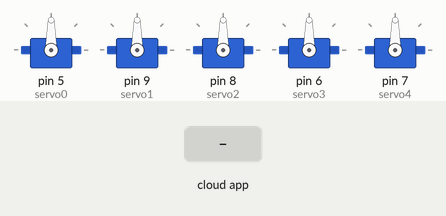
This sketch was run on a simulated Arduino Uno, built with avr-gcc and run on an emulated ATmega328P. On the bench: 5 × servo. The test bench sets the inputs (shaded band). The ROS host is connected and sends only what is stated.

Above: at 1.2 s.
1.3 s: the phone or cloud app sets servo0 to 0
At 2.2 s:
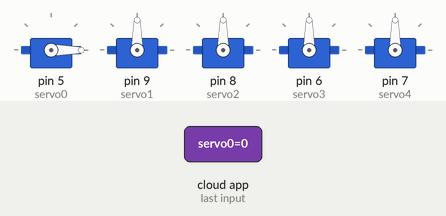
2.8 s: the phone or cloud app sets servo1 to 0
At 3.4 s:
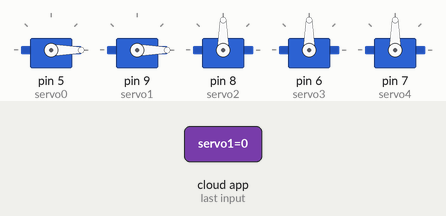
4.3 s: the phone or cloud app sets servo2 to 0
At 5.5 s:
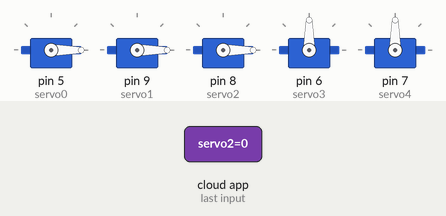
5.8 s: the phone or cloud app sets servo3k to 0
At 6.8 s:
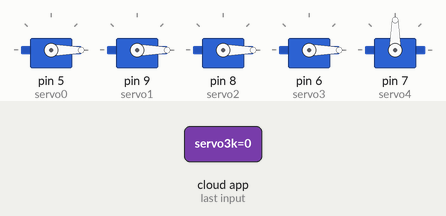
7.3 s: the phone or cloud app sets servo4 to 0
At 8.0 s:
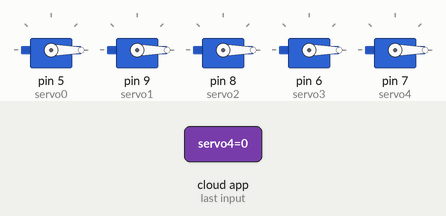
8.8 s: the phone or cloud app sets servo0 to 45
At 9.2 s:
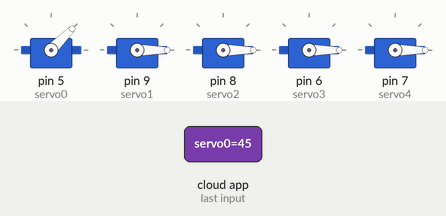
Timing chart, 0 to 11.3 s (numbered marks = the images above; inputs shaded):
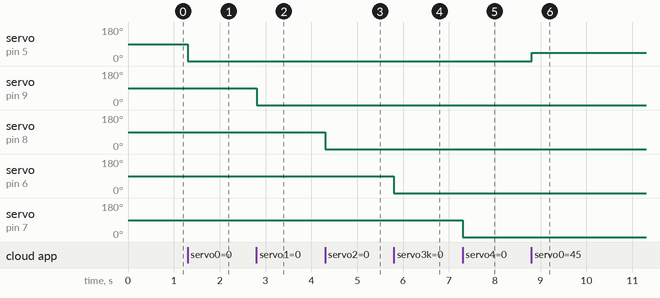

Measured:
- after the input at 1.3 s, servo on pin 5 (servo0): 90° → 0° at once
- after the input at 2.8 s, servo on pin 9 (servo1): 90° → 0° at once
- after the input at 4.3 s, servo on pin 8 (servo2): 90° → 0° at once
- after the input at 5.8 s, servo on pin 6 (servo3): 90° → 0° at once
- after the input at 7.3 s, servo on pin 7 (servo4): 90° → 0° at once
- after the input at 8.8 s, servo on pin 5 (servo0): 0° → 45° at once

The sketch:

ServoToRos.ino
```cpp
/*
 * rosserial Servo Control Example
 *
 * This sketch demonstrates the control of hobby R/C servos
 * using ROS and the arduiono
 *
 * For the full tutorial write up, visit
 * www.ros.org/wiki/rosserial_arduino_demos
 *
 * For more information on the Arduino Servo Library
 * Checkout :
 * http://www.arduino.cc/en/Reference/Servo
 */

 /*

   To Control Arm:
   Upload Code
   rosrun rosserial_python serial_node.py /dev/ttyACM0
   rosrun keyboard keyboard
   rosrun robot_arm arm_command.py

   Then use wasd hujk sapce and shift to control arm


 */

#if (ARDUINO >= 100)
 #include <Arduino.h>
#else
 #include <WProgram.h>
#endif

#include <Servo.h>
#include <ros.h>
#include <std_msgs/UInt16.h>

ros::NodeHandle  nh;

Servo servo0;
Servo servo1;
Servo servo2;
Servo servo3;
Servo servo4;

void servo_cb0( const std_msgs::UInt16& cmd_msg){
  servo0.write(cmd_msg.data); //set servo angle, should be from 0-180
}
void servo_cb1( const std_msgs::UInt16& cmd_msg){
  servo1.write(cmd_msg.data); //set servo angle, should be from 0-180
}
void servo_cb2( const std_msgs::UInt16& cmd_msg){
  servo2.write(cmd_msg.data); //set servo angle, should be from 0-180
}
void servo_cb3( const std_msgs::UInt16& cmd_msg){
  servo3.write(cmd_msg.data); //set servo angle, should be from 0-180
}
void servo_cb4( const std_msgs::UInt16& cmd_msg){
  servo4.write(cmd_msg.data); //set servo angle, should be from 0-180
}


ros::Subscriber<std_msgs::UInt16> sub0("servo0", servo_cb0);
ros::Subscriber<std_msgs::UInt16> sub1("servo1", servo_cb1);
ros::Subscriber<std_msgs::UInt16> sub2("servo2", servo_cb2);
ros::Subscriber<std_msgs::UInt16> sub3("servo3k", servo_cb3);
ros::Subscriber<std_msgs::UInt16> sub4("servo4", servo_cb4);

void setup(){
  nh.initNode();

  nh.subscribe(sub0);
  nh.subscribe(sub1);
  nh.subscribe(sub2);
  nh.subscribe(sub3);
  nh.subscribe(sub4);


  servo0.attach(5);
  servo1.attach(9);
  servo2.attach(8);
  servo3.attach(6);
  servo4.attach(7);

}

void loop(){
  nh.spinOnce();
  delay(1);
}
```
